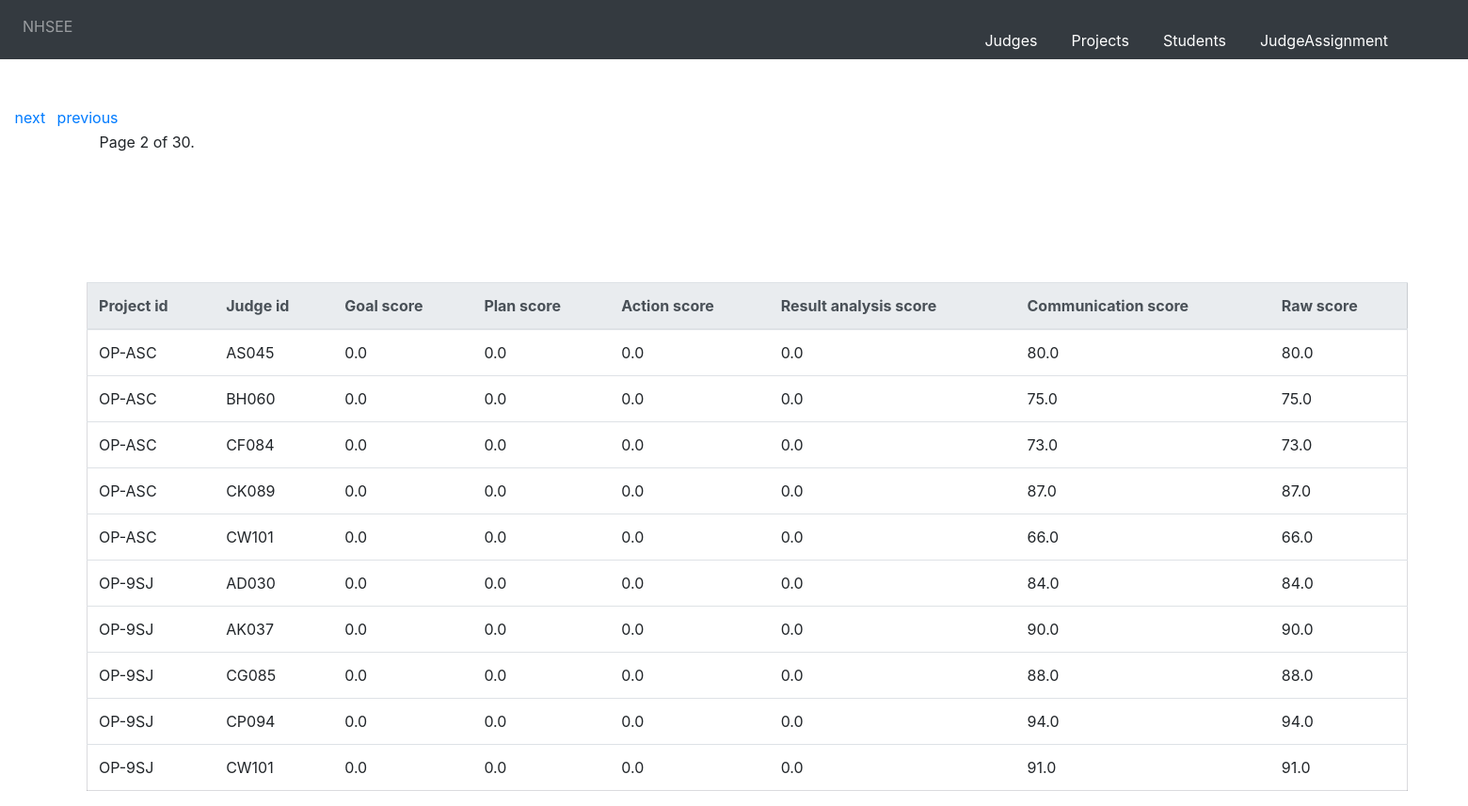
The app's page /assignment/?page=2 with its own data.
### nhsee/models/judgeassignment_model.py (models this page shows, shortened)
class judgeassignment(Model):
            judge_id=models.ForeignKey('judge', models.DO_NOTHING)
            project_id=models.ForeignKey('project',models.DO_NOTHING)
            goal_score=models.FloatField(null=True)
            plan_score=models.FloatField(null=True)
            action_score=models.FloatField(null=True)
            result_analysis_score=models.FloatField(null=True)
            communication_score=models.FloatField(null=True)
            raw_score=models.FloatField(null=True)
            class Meta:
                db_table = "nhsee_judgeassignment"

### nhsee/views/judgeassignment_views.py (the view, shortened to what this page needs)
# urls.py: path(r'assignment/',judgeassignment_views.judge_listing_assignment),
def judge_listing_assignment(request):
    userl = judgeassignment.objects.all()
    projectlist=[]
    for users in userl:
        projectid=users.project_id_id
        judgeid=users.judge_id_id
        goalscore=users.goal_score
        planscore=users.plan_score
        actionscore=users.action_score
        resultanalysisscore=users.result_analysis_score
        communicationscore=users.communication_score
        rawscore=users.raw_score
        projectlist.append({"project_id":projectid,"judge_id":judgeid,"goal_score":goalscore,"plan_score":planscore,"action_score":actionscore,"result_analysis_score":resultanalysisscore,"communication_score":communicationscore,"raw_score":rawscore})
    paginator_projects = Paginator(projectlist, 10)
    page = request.GET.get('page')
    contacts = paginator_projects.get_page(page)
    return render(request,'judgeassign_template/projectslisting.html',{"projectjson":contacts})

### templates/judgeassign_template/projectslisting.html (shortened to what this page needs)
{% extends 'base.html' %}
{% block content %}
 <!DOCTYPE html>
<html lang="en">
<head>
  {% load staticfiles %}
  <link  rel="stylesheet" href="{% static "css/bootstrap.min.css" %}" />
</head>
{% include   'judgeassign_template/assignform.html' %}
<div class="pagination">
    <span class="step-links">
        {% if projectjson.has_previous %}
            <div class="previous">
            <a href="?page={{ projectjson.previous_page_number }}">previous</a></div>
        {% endif %}
        <div class="currentd">
        <span class="current">
            Page {{ projectjson.number }} of {{ projectjson.paginator.num_pages }}.
        </span></div>
        {% if projectjson.has_next %}
        <div class="first">
            <a href="?page={{ projectjson.next_page_number }}">next</a></div>
        {% endif %}
    </span>
</div>
<div class="table-class">
<table class="table">
  <thead class="thead-light">
    <tr>
      <th scope="col">Project id</th>
      <th scope="col">Judge id</th>
      <th scope="col">Goal score</th>
      <th scope="col">Plan score</th>
      <th scope="col">Action score</th>
      <th scope="col">Result analysis score</th>
      <th scope="col">Communication score</th>
      <th scope="col">Raw score</th>
    </tr>
  </thead>
    <tbody>
    {% if projectjson %}
        {% for projects in projectjson %}
        <tr>
            <td>{{ projects.project_id }}</td>
            <td>{{ projects.judge_id }}</td>
            <td>{{ projects.goal_score }}</td>
            <td>{{ projects.plan_score }}</td>
            <td>{{ projects.action_score }}</td>
            <td>{{ projects.result_analysis_score }}</td>
            <td>{{ projects.communication_score }}</td>
            <td>{{ projects.raw_score }}</td>
        </tr>
        {% endfor %}
    {% else %}
      <div class="heading"><h2>No Assignments Available<h2></div>
   </tbody>
    </table>
    </div>
  {% endif %}
{% endblock %}

### templates/judgeassign_template/projectslisting.html (style rules this page uses)
.table { width:96%; margin: 9% 0% 10% 1%; border:1px solid #55556636; }
.table-class { margin-left:5%; margin-right:5%; margin-top:0%; }
.pagination { margin-left: 1%; margin-right: 0%; margin-top: 0%; }
.first { position:absolute; margin: 0px 0px 0px 0px; }
.previous { position:absolute; margin: 0px 0px 0px 45px; }
.currentd { position:absolute; margin: 26px 0px 0px 90px; }
.table .thead-light th { text-align="center" }

### records on screen
judgeassignment: project_id "OP-ASC", judge_id "AS045", goal_score "0.0", plan_score "0.0", action_score "0.0", result_analysis_score "0.0", communication_score "80.0", raw_score "80.0"
judgeassignment: project_id "OP-ASC", judge_id "BH060", goal_score "0.0", plan_score "0.0", action_score "0.0", result_analysis_score "0.0", communication_score "75.0", raw_score "75.0"
judgeassignment: project_id "OP-ASC", judge_id "CF084", goal_score "0.0", plan_score "0.0", action_score "0.0", result_analysis_score "0.0", communication_score "73.0", raw_score "73.0"
judgeassignment: project_id "OP-ASC", judge_id "CK089", goal_score "0.0", plan_score "0.0", action_score "0.0", result_analysis_score "0.0", communication_score "87.0", raw_score "87.0"
judgeassignment: project_id "OP-ASC", judge_id "CW101", goal_score "0.0", plan_score "0.0", action_score "0.0", result_analysis_score "0.0", communication_score "66.0", raw_score "66.0"
judgeassignment: project_id "OP-9SJ", judge_id "AD030", goal_score "0.0", plan_score "0.0", action_score "0.0", result_analysis_score "0.0", communication_score "84.0", raw_score "84.0"
judgeassignment: project_id "OP-9SJ", judge_id "AK037", goal_score "0.0", plan_score "0.0", action_score "0.0", result_analysis_score "0.0", communication_score "90.0", raw_score "90.0"
judgeassignment: project_id "OP-9SJ", judge_id "CG085", goal_score "0.0", plan_score "0.0", action_score "0.0", result_analysis_score "0.0", communication_score "88.0", raw_score "88.0"
judgeassignment: project_id "OP-9SJ", judge_id "CP094", goal_score "0.0", plan_score "0.0", action_score "0.0", result_analysis_score "0.0", communication_score "94.0", raw_score "94.0"
judgeassignment: project_id "OP-9SJ", judge_id "CW101", goal_score "0.0", plan_score "0.0", action_score "0.0", result_analysis_score "0.0", communication_score "91.0", raw_score "91.0"

### other values on screen
{{ projectjson.number }} "2"
{{ projectjson.paginator.num_pages }} "30"
